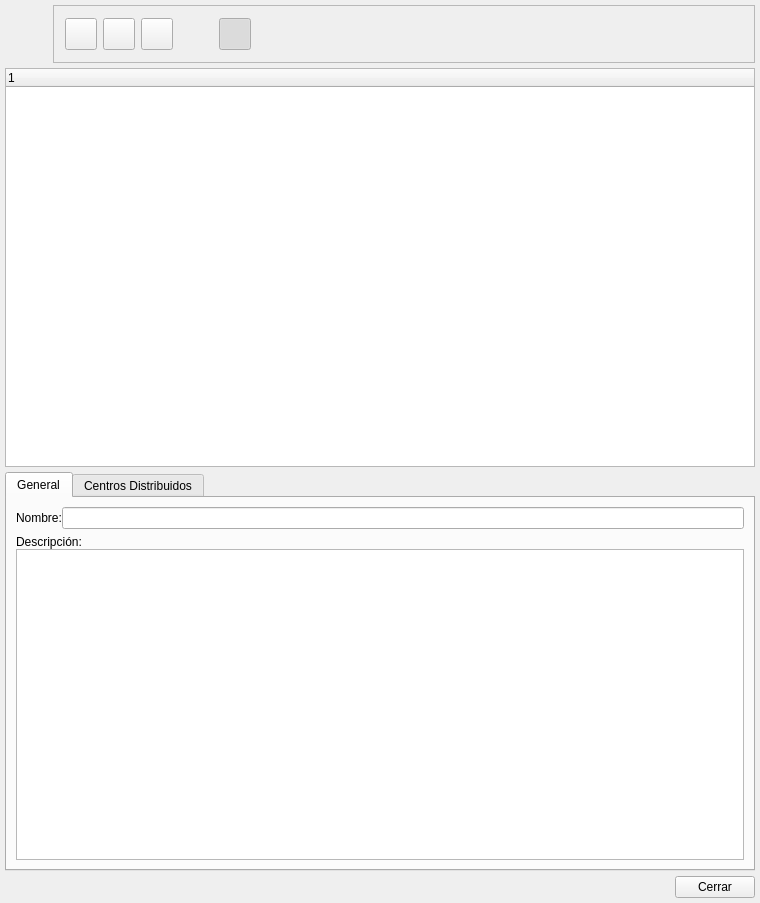
<ui version="4.0" >
 <class>ccostebase</class>
 <widget class="QWidget" name="ccostebase" >
  <property name="geometry" >
   <rect>
    <x>0</x>
    <y>0</y>
    <width>760</width>
    <height>903</height>
   </rect>
  </property>
  <property name="windowTitle" >
   <string>Centros de Coste</string>
  </property>
  <property name="windowIcon" >
   <iconset resource="../../bulmages.qrc" >:/BulmaCont32x32/images/png/i_centroCoste.xpm</iconset>
  </property>
  <layout class="QVBoxLayout" >
   <property name="margin" >
    <number>5</number>
   </property>
   <property name="spacing" >
    <number>5</number>
   </property>
   <item>
    <layout class="QHBoxLayout" >
     <property name="margin" >
      <number>0</number>
     </property>
     <property name="spacing" >
      <number>0</number>
     </property>
     <item>
      <widget class="QLabel" name="label" >
       <property name="minimumSize" >
        <size>
         <width>48</width>
         <height>48</height>
        </size>
       </property>
       <property name="maximumSize" >
        <size>
         <width>48</width>
         <height>48</height>
        </size>
       </property>
       <property name="pixmap" >
        <pixmap resource="../../bulmages.qrc" >:/BulmaCont32x32/images/png/i_centroCoste.xpm</pixmap>
       </property>
       <property name="scaledContents" >
        <bool>true</bool>
       </property>
      </widget>
     </item>
     <item>
      <widget class="QFrame" name="frame" >
       <property name="frameShape" >
        <enum>QFrame::StyledPanel</enum>
       </property>
       <property name="frameShadow" >
        <enum>QFrame::Raised</enum>
       </property>
       <layout class="QGridLayout" >
        <property name="margin" >
         <number>11</number>
        </property>
        <property name="spacing" >
         <number>6</number>
        </property>
        <item row="0" column="0" >
         <widget class="QToolButton" name="mui_crear" >
          <property name="minimumSize" >
           <size>
            <width>32</width>
            <height>32</height>
           </size>
          </property>
          <property name="maximumSize" >
           <size>
            <width>32</width>
            <height>32</height>
           </size>
          </property>
          <property name="text" >
           <string/>
          </property>
          <property name="icon" >
           <iconset resource="../../bulmages.qrc" >:/Images/document-new.svg</iconset>
          </property>
          <property name="iconSize" >
           <size>
            <width>32</width>
            <height>32</height>
           </size>
          </property>
          <property name="shortcut" >
           <string>Ctrl+N</string>
          </property>
         </widget>
        </item>
        <item row="0" column="1" >
         <widget class="QToolButton" name="mui_borrar" >
          <property name="minimumSize" >
           <size>
            <width>32</width>
            <height>32</height>
           </size>
          </property>
          <property name="maximumSize" >
           <size>
            <width>32</width>
            <height>32</height>
           </size>
          </property>
          <property name="text" >
           <string/>
          </property>
          <property name="icon" >
           <iconset resource="../../bulmages.qrc" >:Images/edit-delete.svg</iconset>
          </property>
          <property name="iconSize" >
           <size>
            <width>32</width>
            <height>32</height>
           </size>
          </property>
          <property name="shortcut" >
           <string>Ctrl+D</string>
          </property>
         </widget>
        </item>
        <item row="0" column="2" >
         <widget class="QToolButton" name="mui_guardar" >
          <property name="minimumSize" >
           <size>
            <width>32</width>
            <height>32</height>
           </size>
          </property>
          <property name="maximumSize" >
           <size>
            <width>32</width>
            <height>32</height>
           </size>
          </property>
          <property name="text" >
           <string/>
          </property>
          <property name="icon" >
           <iconset resource="../../bulmages.qrc" >:/Images/edit-save.svg</iconset>
          </property>
          <property name="iconSize" >
           <size>
            <width>32</width>
            <height>32</height>
           </size>
          </property>
          <property name="shortcut" >
           <string>Ctrl+S</string>
          </property>
         </widget>
        </item>
        <item row="0" column="3" >
         <spacer>
          <property name="orientation" >
           <enum>Qt::Horizontal</enum>
          </property>
          <property name="sizeType" >
           <enum>QSizePolicy::Fixed</enum>
          </property>
          <property name="sizeHint" >
           <size>
            <width>40</width>
            <height>20</height>
           </size>
          </property>
         </spacer>
        </item>
        <item row="0" column="4" >
         <widget class="QToolButton" name="mui_detalles" >
          <property name="minimumSize" >
           <size>
            <width>32</width>
            <height>32</height>
           </size>
          </property>
          <property name="maximumSize" >
           <size>
            <width>32</width>
            <height>32</height>
           </size>
          </property>
          <property name="toolTip" >
           <string>Ocultar Detalle</string>
          </property>
          <property name="whatsThis" >
           <string>Ocultar Detalle</string>
          </property>
          <property name="text" >
           <string/>
          </property>
          <property name="icon" >
           <iconset resource="../../bulmages.qrc" >:/BulmaCont32x32/images/png/i_tuxPeq.png</iconset>
          </property>
          <property name="iconSize" >
           <size>
            <width>32</width>
            <height>32</height>
           </size>
          </property>
          <property name="shortcut" >
           <string>Ctrl+B</string>
          </property>
          <property name="checkable" >
           <bool>true</bool>
          </property>
          <property name="checked" >
           <bool>true</bool>
          </property>
         </widget>
        </item>
        <item row="0" column="5" >
         <spacer>
          <property name="orientation" >
           <enum>Qt::Horizontal</enum>
          </property>
          <property name="sizeType" >
           <enum>QSizePolicy::Expanding</enum>
          </property>
          <property name="sizeHint" >
           <size>
            <width>171</width>
            <height>34</height>
           </size>
          </property>
         </spacer>
        </item>
       </layout>
      </widget>
     </item>
    </layout>
   </item>
   <item>
    <widget class="QTreeWidget" name="mui_list" >
     <column>
      <property name="text" >
       <string>1</string>
      </property>
     </column>
    </widget>
   </item>
   <item>
    <widget class="QTabWidget" name="tabWidget" >
     <property name="currentIndex" >
      <number>0</number>
     </property>
     <widget class="QWidget" name="tab" >
      <attribute name="title" >
       <string>General</string>
      </attribute>
      <layout class="QVBoxLayout" >
       <property name="margin" >
        <number>9</number>
       </property>
       <property name="spacing" >
        <number>6</number>
       </property>
       <item>
        <layout class="QHBoxLayout" >
         <property name="margin" >
          <number>0</number>
         </property>
         <property name="spacing" >
          <number>0</number>
         </property>
         <item>
          <widget class="QLabel" name="textLabel1" >
           <property name="text" >
            <string>Nombre:</string>
           </property>
          </widget>
         </item>
         <item>
          <widget class="QLineEdit" name="mui_nombre" />
         </item>
        </layout>
       </item>
       <item>
        <layout class="QVBoxLayout" >
         <property name="margin" >
          <number>0</number>
         </property>
         <property name="spacing" >
          <number>0</number>
         </property>
         <item>
          <widget class="QLabel" name="textLabel1_2" >
           <property name="sizePolicy" >
            <sizepolicy>
             <hsizetype>0</hsizetype>
             <vsizetype>0</vsizetype>
             <horstretch>0</horstretch>
             <verstretch>0</verstretch>
            </sizepolicy>
           </property>
           <property name="text" >
            <string>Descripción:</string>
           </property>
          </widget>
         </item>
         <item>
          <widget class="QTextEdit" name="mui_descripcion" />
         </item>
        </layout>
       </item>
      </layout>
     </widget>
     <widget class="QWidget" name="tab_2" >
      <attribute name="title" >
       <string>Centros Distribuidos</string>
      </attribute>
      <layout class="QGridLayout" >
       <property name="margin" >
        <number>9</number>
       </property>
       <property name="spacing" >
        <number>6</number>
       </property>
       <item row="0" column="0" >
        <widget class="SubForm2Bc" name="mui_cdistribuidos" />
       </item>
      </layout>
     </widget>
    </widget>
   </item>
   <item>
    <layout class="QHBoxLayout" >
     <property name="margin" >
      <number>0</number>
     </property>
     <property name="spacing" >
      <number>0</number>
     </property>
     <item>
      <spacer>
       <property name="orientation" >
        <enum>Qt::Horizontal</enum>
       </property>
       <property name="sizeType" >
        <enum>QSizePolicy::Expanding</enum>
       </property>
       <property name="sizeHint" >
        <size>
         <width>191</width>
         <height>21</height>
        </size>
       </property>
      </spacer>
     </item>
     <item>
      <widget class="QPushButton" name="pushButton2" >
       <property name="text" >
        <string>Cerrar</string>
       </property>
      </widget>
     </item>
    </layout>
   </item>
  </layout>
 </widget>
 <layoutdefault spacing="6" margin="11" />
 <customwidgets>
  <customwidget>
   <class>SubForm2Bc</class>
   <extends>QTableWidget</extends>
   <header>subform2bc.h</header>
  </customwidget>
 </customwidgets>
 <resources>
  <include location="../../bulmages.qrc" />
 </resources>
 <connections>
  <connection>
   <sender>pushButton2</sender>
   <signal>clicked()</signal>
   <receiver>ccostebase</receiver>
   <slot>close()</slot>
   <hints>
    <hint type="sourcelabel" >
     <x>548</x>
     <y>508</y>
    </hint>
    <hint type="destinationlabel" >
     <x>549</x>
     <y>539</y>
    </hint>
   </hints>
  </connection>
 </connections>
</ui>
